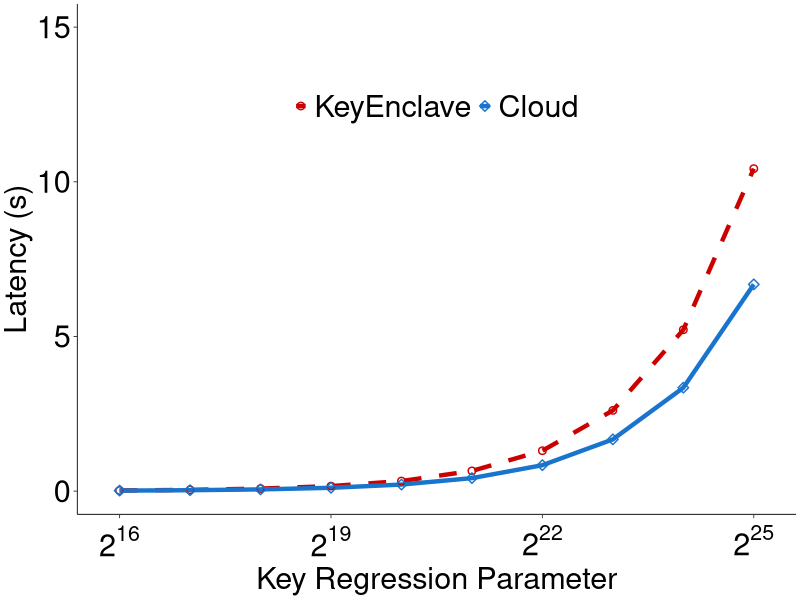

This chart was generated by the following R code:
#! /usr/bin/env Rscript
require(grid)
require(ggplot2)
require(scales)

mywidth=5
myheight=2.5
my_color=c("red3", "dodgerblue3")
my_value=c(1,5,10,15)
abbrev_x <- c(expression(2^16),expression(2^19),expression(2^22),expression(2^25), expression(2^2),expression(2^6),expression(2^10),expression(2^12),expression(2^10),expression(2^12))

if(T){
    x1 <- read.table("expa5_keyRegression_data.txt",header=TRUE)
    cairo_pdf(file="../../expa5_keyRegression_time.pdf", width=mywidth, height=myheight)
    x1$type <- factor(x1$type, levels=c("Enclave","Server"), labels=c("KeyEnclave", "Cloud"))
    ggplot(data=x1, aes(x=as.factor(NSize), y=time, shape=type, linetype=type, colour=type, group=type)) +
    scale_shape_manual(values=c(my_value)) +
    scale_color_manual(values=c(my_color)) + 
    scale_linetype_manual(values=c(2, 1, 3, 5, 4, 6)) +              
    geom_line(size=1.5)  + 
    geom_point(size=2, stroke=0.75, fill="white") +
        coord_cartesian(ylim=c(0, 15)) +
    scale_y_continuous(breaks=seq(0, 15, 5), labels=format(seq(0, 15, 5), scientific=FALSE)) +
    scale_x_discrete(labels = abbrev_x, breaks=c("0", "3", "6", "9"))+
    # scale_x_continuous(breaks=seq(0, 9, 1), labels=format(seq(2^16,2^25,2), scientific=TRUE)) + 
    # scale_x_continuous(breaks=seq(0, 9, 2.5), labels=format(seq(abbrev_x), scientific=TRUE)) + 
    ylab("Latency (s)") +
    xlab("Key Regression Parameter") +
    theme_bw() +
    theme(
        panel.grid.major=element_blank(), 
        panel.grid.minor=element_blank(),
	    panel.background=element_blank(), 
	    # panel.border=element_rect(size=0.5),
	    panel.border = element_blank(),
	    axis.line=element_line(colour="black", size=0.3),
	    axis.ticks=element_line(size=0.3),
        axis.title.x=element_text(size=22),
        axis.text.x=element_text(margin=margin(5,0,0,0), angle=0, hjust=0.5, colour="black", size=22),
        axis.title.y=element_text(size=22,  hjust=0.5),
        axis.text.y=element_text(margin=margin(0, 2, 0, 0), colour="black",size=22),
        legend.title = element_blank(),
        legend.key.size=unit(0.3, "cm"),
        legend.text=element_text(size=22),
        legend.position=c(0.5,0.8),
        legend.direction="horizontal",
        legend.margin = margin(t = 0, unit='cm'),
        plot.margin=unit(c(0.1,0.1,0.1,0.1), "cm")
    )               
}
